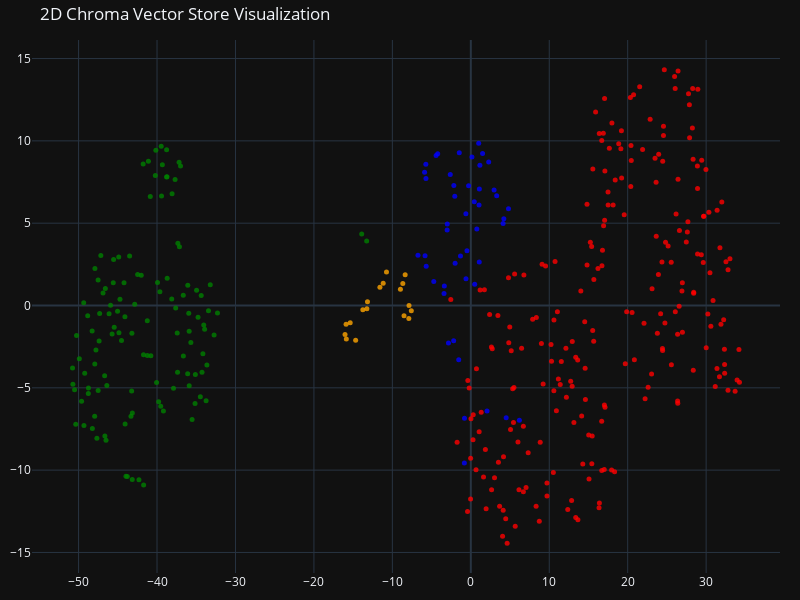

Notebook code cell kept with this figure:
### Code cell
tsne = TSNE(n_components=2, random_state=42)
reduced_vectors = tsne.fit_transform(vectors)

# Create the 2D scatter plot
fig = go.Figure(data=[go.Scatter(
    x=reduced_vectors[:, 0],
    y=reduced_vectors[:, 1],
    mode='markers',
    marker=dict(size=5, color=colors, opacity=0.8),
    text=[f"Type: {t}<br>Text: {d[:100]}..." for t, d in zip(doc_types, documents)],
    hoverinfo='text'
)])

fig.update_layout(title='2D Chroma Vector Store Visualization',
    scene=dict(xaxis_title='x',yaxis_title='y'),
    width=800,
    height=600,
    margin=dict(r=20, b=10, l=10, t=40)
)

fig.show()

### Figure 1 — Plotly figure (JSON) as saved in the notebook; plotly's stock layout.template omitted (floating-point values rounded to 4 significant figures; data arrays with more than 128 entries replaced by an {"elided": "..."} marker saying what was removed)
{"data": [{"hoverinfo": "text", "marker": {"color": {"elided": "413 str values"}, "opacity": 0.8, "size": 5}, "mode": "markers", "text": {"elided": "413 str values"}, "x": {"elided": "413 float values"}, "y": {"elided": "413 float values"}, "type": "scatter"}], "layout": {"margin": {"r": 20, "b": 10, "l": 10, "t": 40}, "title": {"text": "2D Chroma Vector Store Visualization"}, "scene": {"xaxis": {"title": {"text": "x"}}, "yaxis": {"title": {"text": "y"}}}, "width": 800, "height": 600}}
